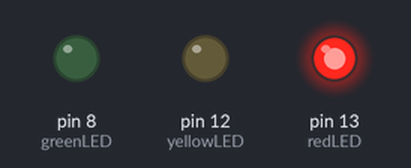
Recording of a sketch running on a simulated Arduino Uno, built with avr-gcc and run on an emulated ATmega328P. Shown: output pins drawn as LEDs (lit = HIGH).

Above: at 2.5 s.
At 9.5 s:
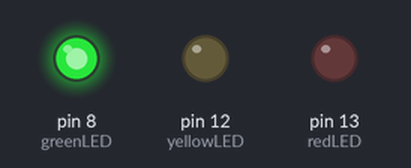
At 13.0 s:
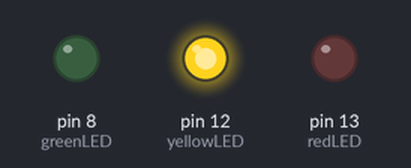
Timing chart, 0 to 18.2 s (numbered marks = the images above):
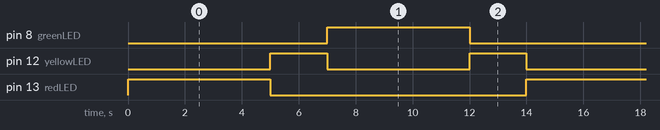

The sketch:

Traffic_Light_System.ino
```cpp
// Traffic Light System using Arduino Uno
// Developed using Tinkercad Circuits

// Define LED pins
int greenLED = 8;
int yellowLED = 12;
int redLED = 13;

void setup() {
  pinMode(greenLED, OUTPUT);
  pinMode(yellowLED, OUTPUT);
  pinMode(redLED, OUTPUT);
}

void loop() {

  // RED Light - STOP
  digitalWrite(redLED, HIGH);
  digitalWrite(yellowLED, LOW);
  digitalWrite(greenLED, LOW);
  delay(5000);

  // YELLOW Light - GET READY
  digitalWrite(redLED, LOW);
  digitalWrite(yellowLED, HIGH);
  digitalWrite(greenLED, LOW);
  delay(2000);

  // GREEN Light - GO
  digitalWrite(redLED, LOW);
  digitalWrite(yellowLED, LOW);
  digitalWrite(greenLED, HIGH);
  delay(5000);

  // YELLOW Light - SLOW DOWN
  digitalWrite(redLED, LOW);
  digitalWrite(yellowLED, HIGH);
  digitalWrite(greenLED, LOW);
  delay(2000);
}
```

Measured:
- by itself, pin 8 (greenLED), pin 13 (redLED): alternates HIGH for 5.0 s and LOW for 9.0 s
- by itself, pin 12 (yellowLED): alternates HIGH for 2.0 s and LOW for 5.0 s
- by itself, everything shown: repeats every 14.0 s, in 4 steps
